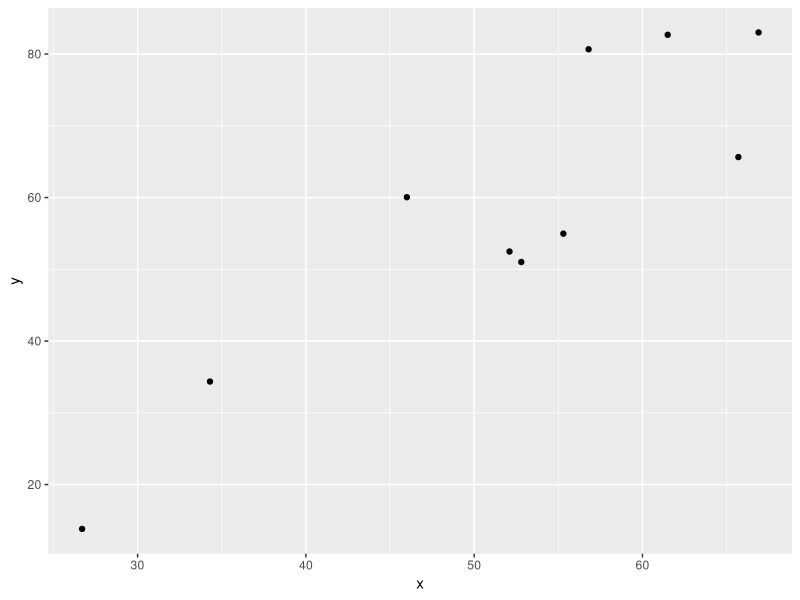
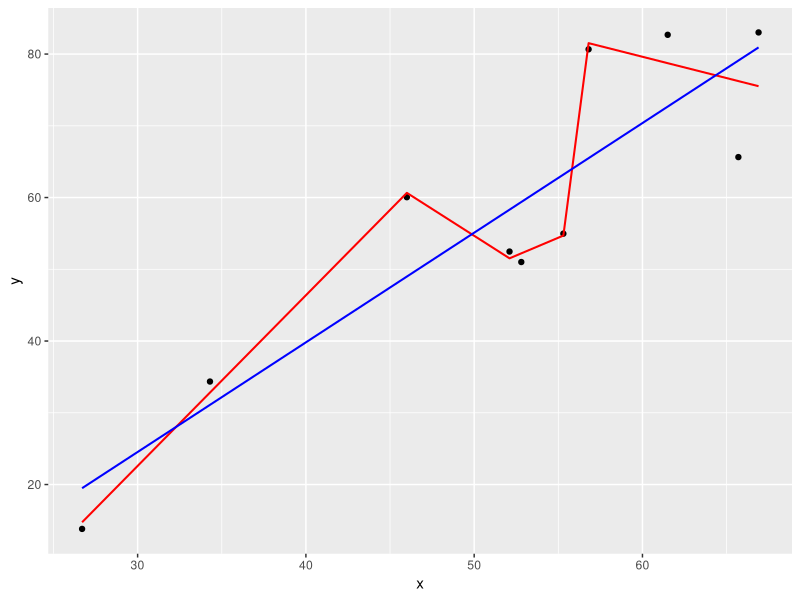
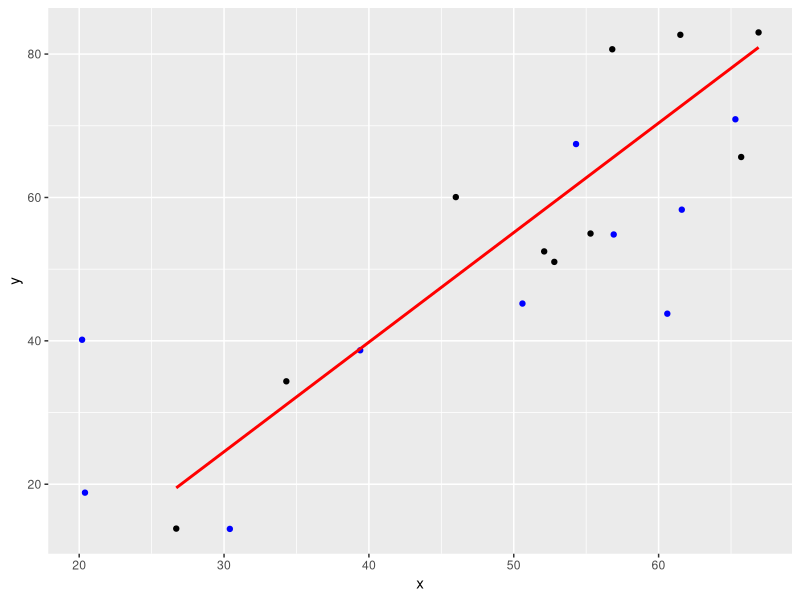

R code for these plots, in order:
## ---- chunk 1
library(tidyverse)
n <- 10
beta <- 1
set.seed(42)
x <- round(20 + runif(n)*50, digits = 1)
y <- 1 + beta*x + rnorm(n)*10

df <- data.frame(x = x, y = y) %>% 
  mutate(d = case_when(x < 50 ~ 0,
                       x < 56 ~ 1, 
                       TRUE ~2) %>% as_factor())


g1 <- ggplot(df, aes(x = x, y = y)) +
  geom_point() 
g1


## ---- chunk 2

est1 <- lm(y ~ x + x*d, data = df)
est2 <- lm(y ~ x, data = df)

df_p1 <- df %>% 
  mutate(pred = predict(est1))

summary(est1)$r.squared
summary(est2)$r.squared

ggplot(df, aes(x = x, y = y)) +
  geom_point(col = "black") +
  geom_line(data = df_p1, aes(y = pred), col = "red", linewidth = .7) +
  stat_smooth(method='lm', formula = y ~ x, se = F, col = "blue", linewidth = .7)
## ---- chunk 3
x <- round(20 + runif(n)*50, digits = 1)
y <- 1 + beta*x + rnorm(n)*10
df2 <- data.frame(x = x, y = y)
  
g1 +
  geom_point(data = df2, col = "blue") +
  geom_smooth(method = lm, se = F, col = "red")
